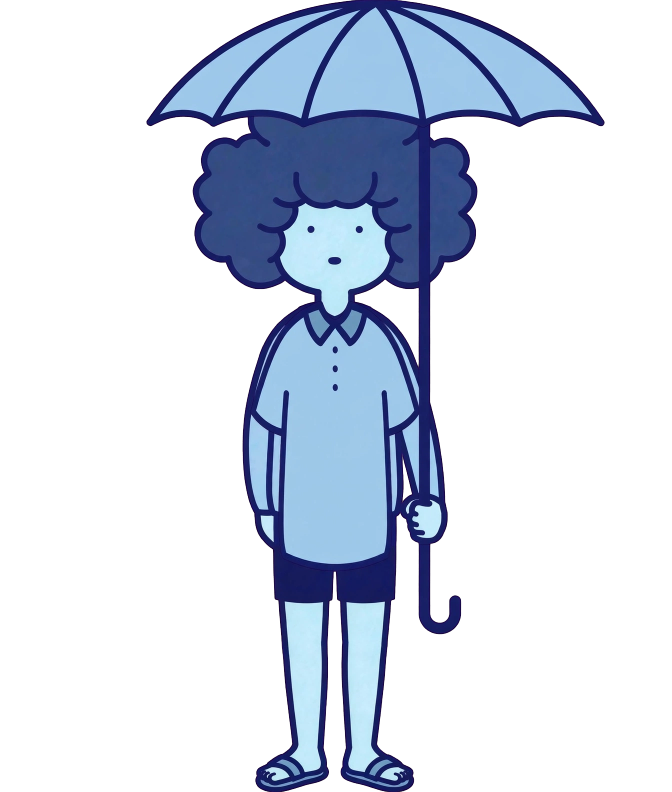
#> input picture tools/audit28/gen_parasol_keyed.png, 1344 x 1584 px, given in place of v28-parasol-side-0-aedd76e2-f0b5-41cd-bb5a-297e6646cf1f.webp, which was not available (shown at 1/2 size)
$ python extract_arms.py
#> lines starting #> are read from the running program, lines starting #| are printed output that depends on the picture; after the words box and inside, x2 and y2 are one past the last pixel; in counts of white or black regions, pixels touching at a corner belong together
### tools/key_assets.py
#!/usr/bin/env python3
"""v0.1.16 asset pipeline: magenta-key the generated person/item art.

For each source webp (uniform #FF00FF background):
  1. alpha from RGB distance to the sampled key color (soft ramp) —
     pure color keying, NOT connected components, so detached marks
     that belong to the character (shiver lines, sweat drops) survive.
  2. despill: pull the magenta cast (min(r,b) - g) out of edge pixels.
  3. trim to the alpha bounding box.
  4. downscale so the long edge is <= 1024 px.
Also measures, per rank, the face / hand positions (skin-tone blobs)
in trimmed-image normalized coordinates, for the compositor anchors.
Writes PNGs into app/src/main/res/drawable-nodpi/ and a JSON report.
"""
import json
import os

import numpy as np
from PIL import Image

SRC = os.path.expanduser("~/workspace/imagine_media")
DST = os.path.expanduser(
    "~/workspace/tenki-no-kotae/app/src/main/res/drawable-nodpi")
MAX_EDGE = 1024
T0, T1 = 45.0, 130.0  # alpha ramp on RGB distance to key color

FILES = {
    "person_rank0": "media-generation-tenki-v6-rank0-tshirt-0-18accfc6-9bf5-485d-ba01-46b16f5b879c.webp",
    "person_rank1": "media-generation-tenki-person-design-v6-eyes-0-c207aa38-425d-4d98-a462-8bd6accc6baf.webp",
    "person_rank2": "media-generation-tenki-v6-rank2-cardigan-0-fc85a7cf-fba3-429a-bcb1-31a093ccff84.webp",
    "person_rank3": "media-generation-tenki-v6-rank3-trainer-0-340f1c76-1ee5-43c0-ac5b-d668b49ac752.webp",
    "person_rank4": "media-generation-tenki-v6-rank4-coat-0-78e17b20-4ce3-47a8-bf4c-8bfc7ffaaba4.webp",
    "person_rank5": "media-generation-tenki-v6-rank5-coatmuffler-0-4c801651-6b0f-4fa2-8a57-3489faa5b191.webp",
    "person_rank6": "media-generation-tenki-v6-rank6-down-0-07edb834-43f5-4993-82d2-567d851017ee.webp",
    "item_umbrella_open": "media-generation-tenki-item-umbrella-open-0-2861bd76-3bf4-48b9-a056-29374efdf1a5.webp",
    "item_umbrella_folding": "media-generation-tenki-item-umbrella-folding-0-44b68528-e2e2-44c3-bacb-54e82b37b0c7.webp",
    "item_hat": "media-generation-tenki-item-hat-0-423e38ee-b2ee-4fc8-96af-81438f070055.webp",
}


def key_image(path):
    im = Image.open(path).convert("RGB")
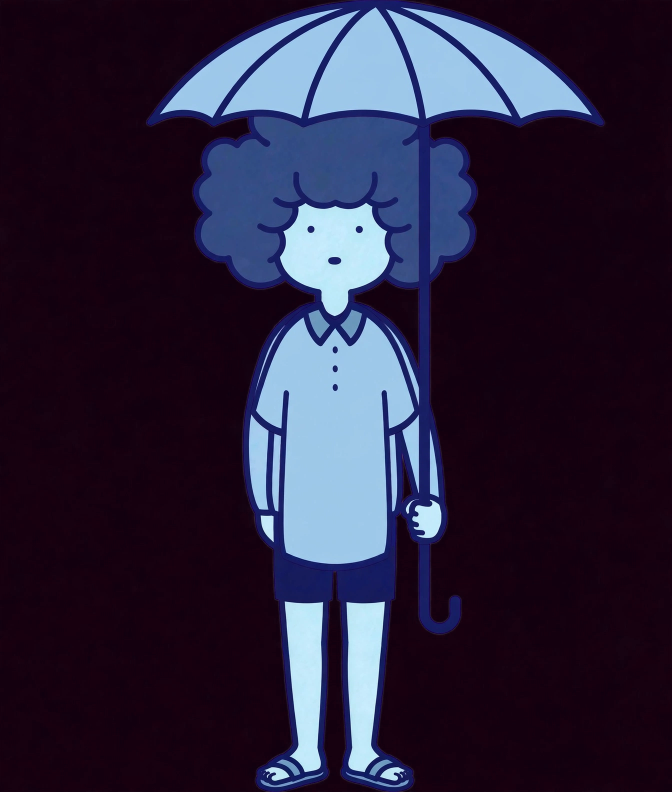
#> im: PIL image 1344x1584 RGB (shown at 1/2 size); mean R, G, B 43.6, 36.6, 60.4
    a = np.asarray(im).astype(np.float32)
    h, w, _ = a.shape
#> h = 1584; w = 1344
    corners = np.concatenate([
        a[:24, :24].reshape(-1, 3), a[:24, -24:].reshape(-1, 3),
        a[-24:, :24].reshape(-1, 3), a[-24:, -24:].reshape(-1, 3)])
#> corners = 2304 rows, first 8: [23, 3, 18], [23, 3, 18], [23, 3, 18], [23, 3, 18], [23, 5, 20], [23, 5, 20], [23, 5, 20], [23, 5, 20]
    key = np.median(corners, axis=0)
#> key = [20, 0, 15]
    dist = np.sqrt(((a - key) ** 2).sum(axis=2))
    alpha = np.clip((dist - T0) / (T1 - T0), 0.0, 1.0)

    # Despill: character palette (navy / pale skin / white / gray) has
    # min(r,b)-g <= ~0 everywhere; anything above +15 is key fringe.
    r, g, b = a[..., 0], a[..., 1], a[..., 2]
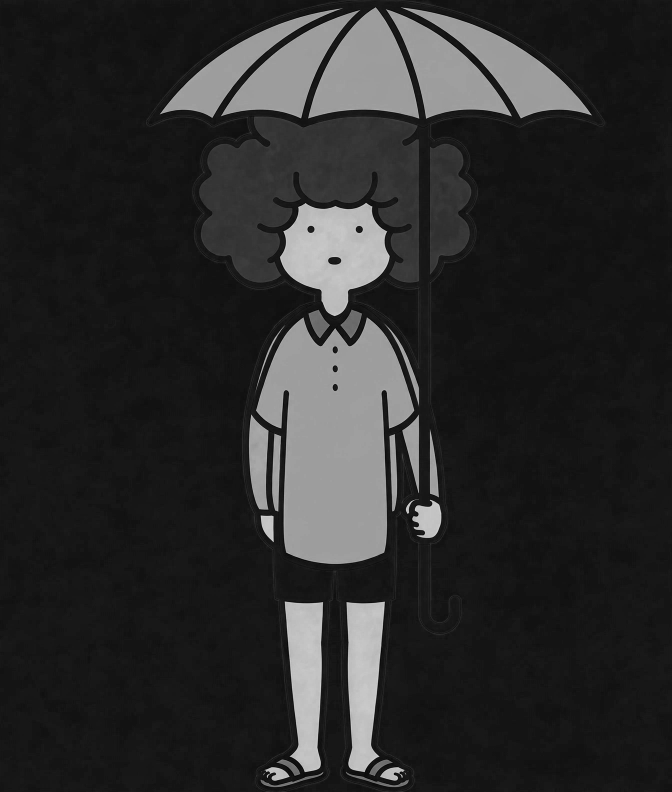
#> r: shape (1584, 1344) float32 (shown at 1/2 size); min 0, max 231, mean 43.6
    excess = np.clip(np.minimum(r, b) - g - 15.0, 0.0, None)
#> excess: shape (1584, 1344) float32; every value is 0
    a[..., 0] = r - excess
    a[..., 2] = b - excess

    rgba = np.dstack([a, alpha * 255.0]).astype(np.uint8)
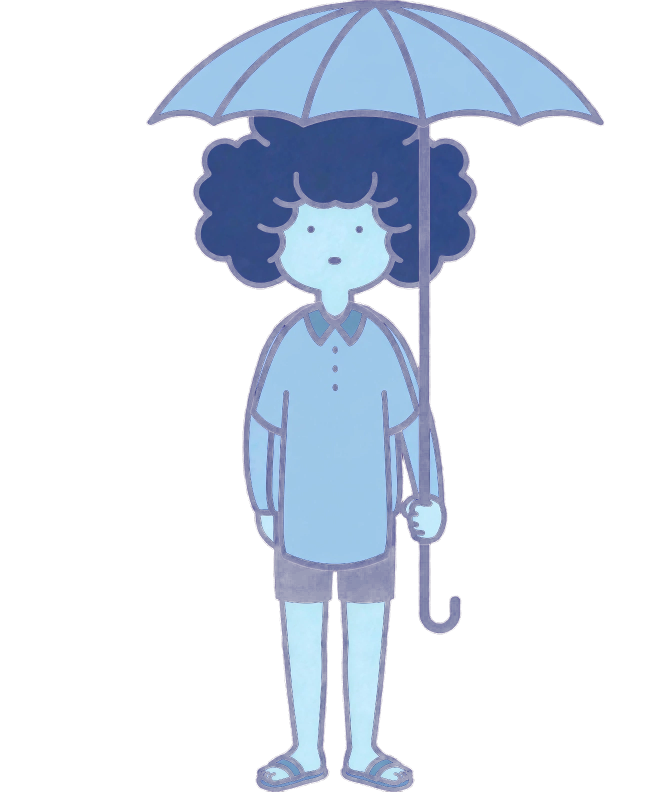
#> rgba: shape (1584, 1344, 4) (shown at 1/2 size); mean R, G, B, A 43.6, 36.6, 60.4, 60.2; transparent parts drawn white
    out = Image.fromarray(rgba, "RGBA")
    bbox = out.getchannel("A").point(lambda v: 255 if v > 8 else 0).getbbox()
#> bbox = (292, 0, 1210, 1584)
    return out, bbox, key


# [68 lines left out: functions skin_blobs, measure, main, not called in this run]


# [2 lines that do not run on import are left out]

### tools/audit28/extract_arms.py
#!/usr/bin/env python3
"""v0.1.28 arm extraction, step 1: key the two full-body edit
generations and map their non-ink regions (ink = barrier), so the
arm-layer parts (canopy / sleeve / forearm / fist / fan) can be
identified by region."""
import os
import sys

import numpy as np
from PIL import Image
from scipy import ndimage

sys.path.insert(0, os.path.expanduser("~/workspace/tenki-no-kotae/tools"))
from key_assets import key_image  # noqa: E402

OUT = os.path.dirname(os.path.abspath(__file__))
GENS = {
    "parasol": "/home/hatch/workspace/imagine_media/media-generation-tenki-v28-parasol-side-0-aedd76e2-f0b5-41cd-bb5a-297e6646cf1f.webp",
    "uchiwa": "/home/hatch/workspace/imagine_media/media-generation-tenki-v28-uchiwa-side-0-00cfa713-afb5-433c-8f8b-ceb40b01da21.webp",
}
INK = np.array([21, 30, 101], float)

for name, path in GENS.items():
    rgba, bbox, key = key_image(path)
#> bbox = (292, 0, 1210, 1584); key = [20, 0, 15]
    rgba.save(os.path.join(OUT, f"gen_{name}_keyed.png"))
    a = np.asarray(rgba).astype(float)
#> a: shape (1584, 1344, 4) float64
    ih, iw = a.shape[:2]
#> ih = 1584; iw = 1344
    alpha = a[..., 3] > 128
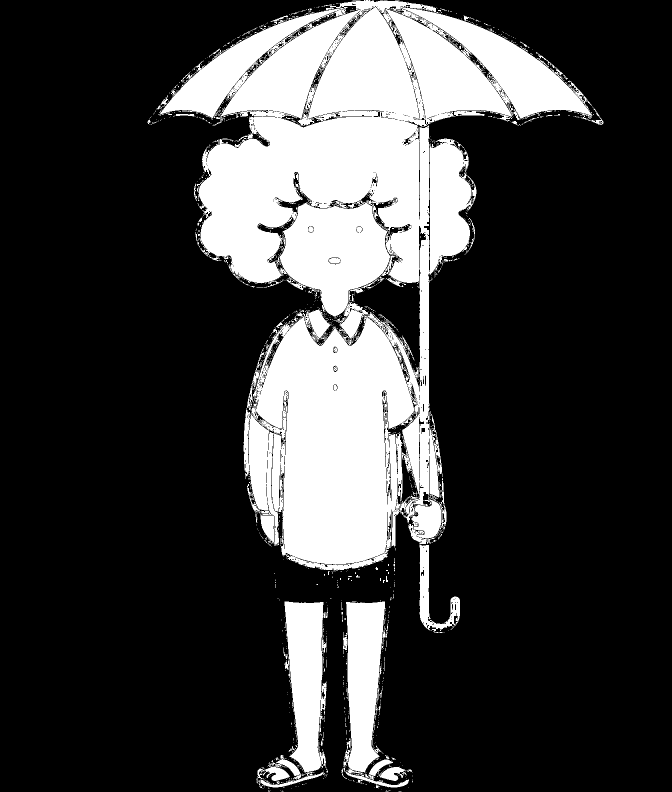
#> alpha: shape (1584, 1344) bool (shown at 1/2 size); 23.2% white; 1325 white regions (1243 under 20 px), largest, box (x1, y1, x2, y2) and area: (319, 0, 1185, 1142) 436085, (685, 1203, 818, 1575) 21652, (569, 1203, 653, 1545) 20343
    dink = np.sqrt(((a[..., :3] - INK) ** 2).sum(-1))
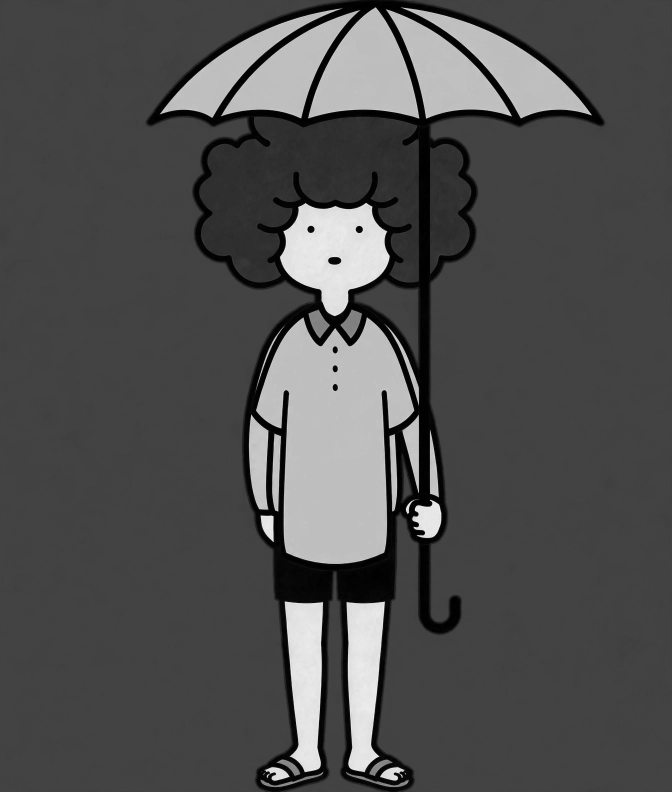
#> dink: shape (1584, 1344) float64 (shown at 1/2 size); min 1, max 339.6, mean 107.7; drawn with min black and max white
    ink = (dink < 85) & alpha
#> ink: shape (1584, 1344) bool; 8.6% white; 2899 white regions (2725 under 20 px), largest, box (x1, y1, x2, y2) and area: (395, 0, 953, 1095) 141030, (839, 1089, 920, 1262) 4168, (561, 782, 784, 1142) 4135
    fill = alpha & ~ink
#> fill: shape (1584, 1344) bool; 14.6% white; 63 white regions (36 under 20 px), largest, box (x1, y1, x2, y2) and area: (512, 635, 829, 1128) 102695, (560, 406, 780, 632) 31605, (616, 15, 839, 237) 28956
    lab, n = ndimage.label(fill)
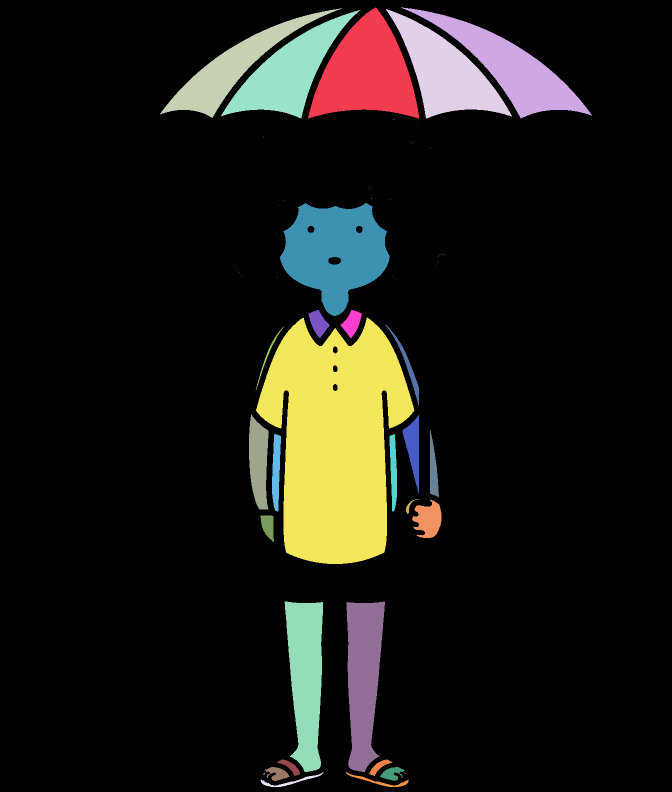
#> lab: shape (1584, 1344) int32 (shown at 1/2 size); 70 distinct labels, from 0 to 69; one colour per label, 0 black
#> n = 69
    print(f"== {name} ({iw}x{ih}) regions: {n}")
#| == parasol (1344x1584) regions: 69
    regions = []
    for i in range(1, n + 1):
        ys, xs = np.where(lab == i)
        if len(xs) < 200:
            continue
        mc = a[lab == i][:, :3].mean(0)
        regions.append((len(xs), i, xs.min(), ys.min(), xs.max(),
                        ys.max(), xs.mean(), ys.mean(), mc))
#> this loop made 69 passes
#> (ys, xs) on passes 6 to 17: ([239, 239, 239], [786, 787, 788]), ([252], [833]), ([273], [526]), ([274], [527]), ([283], [828]), ([285], [825]), ([286], [823]), ([295, 296], [861, 861]), ([372], [740]), ([375], [739]), ([378], [738]), ([396, 397], [742, 742])
#> mc on passes 1, 2, 3, 4, 5, 21: [156.6, 198.4, 233.6], [156.3, 197.6, 233.8], [156.3, 197.5, 233.8], [157.1, 198.6, 234.1], [156.3, 197.9, 233.9], [189.4, 230.8, 248.3]
#> after the loop, regions = 26 items
    regions.sort(reverse=True)
    cmap = np.zeros((ih, iw, 3), np.uint8)
    palette = np.random.RandomState(7).randint(60, 255, (n + 1, 3))
#> palette = 70 rows, first 8: [235, 85, 127], [211, 163, 152], [245, 202, 83], [132, 149, 170], [102, 196, 227], [128, 236, 187], [195, 232, 60], [135, 115, 66]
    for (_, i, *_rest) in regions:
        cmap[lab == i] = palette[i]
#> this loop made 26 passes
#> (i, _rest) on passes 1 to 10: (43, [512, 635, 828, 1127, 670, 880.7, [157.2, 199.5, 232.4]]), (21, [560, 406, 779, 631, 669.7, 503.6, [189.4, 230.8, 248.3]]), (1, [616, 15, 838, 236, 732.4, 145.8, [156.6, 198.4, 233.6]]), (2, [802, 15, 1183, 236, 1022.1, 136, [156.3, 197.6, 233.8]]), (4, [772, 18, 1023, 236, 891.1, 145.2, [157.1, 198.6, 234.1]]), (5, [442, 20, 720, 236, 576.6, 144.8, [156.3, 197.9, 233.9]]), (59, [569, 1203, 645, 1543, 611.5, 1354.2, [190.9, 230, 247.3]]), (60, [693, 1203, 769, 1543, 726.6, 1354.2, [191.1, 230.2, 247.3]]), (3, [320, 17, 683, 235, 463, 136.6, [156.3, 197.5, 233.8]]), (50, [498, 829, 536, 1018, 516.7, 923.5, [161.4, 201.7, 236.5]])
    cmap[ink] = (10, 10, 40)
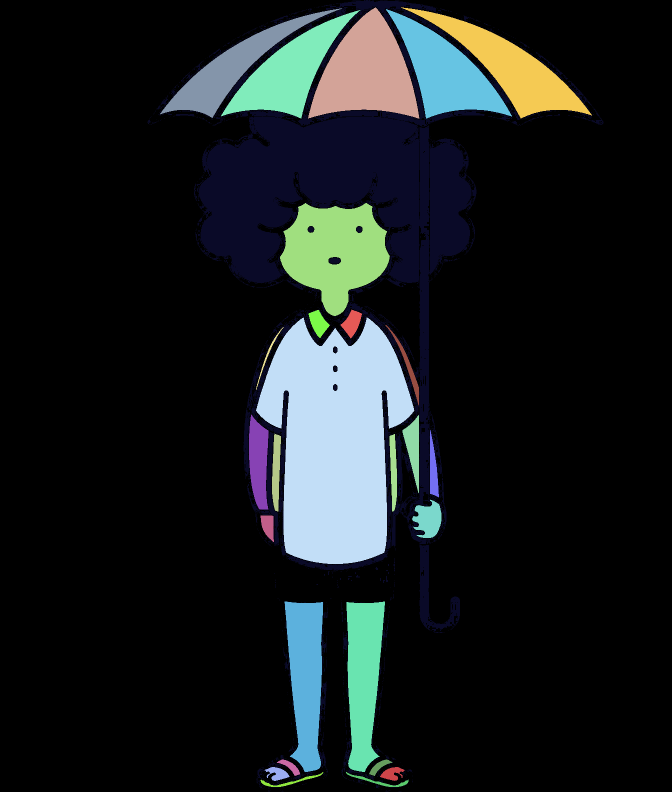
#> cmap: shape (1584, 1344, 3) (shown at 1/2 size); mean of channels 0, 1, 2 25.1, 30.3, 31.2; drawn as R, G, B
    Image.fromarray(cmap).save(os.path.join(OUT, f"gen_{name}_regions.png"))
    for (sz, i, x0, y0, x1, y1, cx, cy, mc) in regions:
        print(f"  R{i:<3d} n={sz:<8d} x {x0/iw:.3f}..{x1/iw:.3f} "
              f"y {y0/ih:.3f}..{y1/ih:.3f} c=({cx/iw:.3f},{cy/ih:.3f}) "
              f"rgb=({mc[0]:.0f},{mc[1]:.0f},{mc[2]:.0f})")
#> this loop made 26 passes
#> (sz, i, x0, y0, x1, y1, cx, cy) on passes 1 to 12: (102695, 43, 512, 635, 828, 1127, 670, 880.7), (31605, 21, 560, 406, 779, 631, 669.7, 503.6), (28956, 1, 616, 15, 838, 236, 732.4, 145.8), (22766, 2, 802, 15, 1183, 236, 1022.1, 136), (22391, 4, 772, 18, 1023, 236, 891.1, 145.2), (21235, 5, 442, 20, 720, 236, 576.6, 144.8), (19381, 59, 569, 1203, 645, 1543, 611.5, 1354.2), (19347, 60, 693, 1203, 769, 1543, 726.6, 1354.2), (16825, 3, 320, 17, 683, 235, 463, 136.6), (5579, 50, 498, 829, 536, 1018, 516.7, 923.5), (2969, 57, 824, 999, 882, 1075, 856.6, 1038.8), (2634, 51, 805, 830, 837, 985, 826.4, 894.1)
#|   R43  n=102695   x 0.381..0.616 y 0.401..0.711 c=(0.498,0.556) rgb=(157,199,232)
#|   R21  n=31605    x 0.417..0.580 y 0.256..0.398 c=(0.498,0.318) rgb=(189,231,248)
#|   R1   n=28956    x 0.458..0.624 y 0.009..0.149 c=(0.545,0.092) rgb=(157,198,234)
#|   R2   n=22766    x 0.597..0.880 y 0.009..0.149 c=(0.760,0.086) rgb=(156,198,234)
#|   R4   n=22391    x 0.574..0.761 y 0.011..0.149 c=(0.663,0.092) rgb=(157,199,234)
#|   R5   n=21235    x 0.329..0.536 y 0.013..0.149 c=(0.429,0.091) rgb=(156,198,234)
#|   R59  n=19381    x 0.423..0.480 y 0.759..0.974 c=(0.455,0.855) rgb=(191,230,247)
#|   R60  n=19347    x 0.516..0.572 y 0.759..0.974 c=(0.541,0.855) rgb=(191,230,247)
#> (further printed lines are left out)
    print()
#> pass 2 of the loop `for name, path in GENS.items():`:
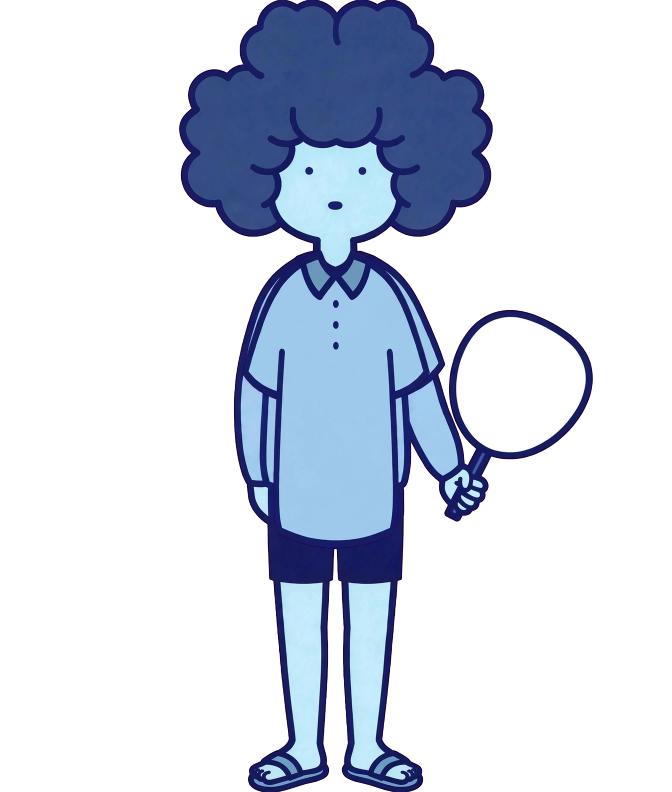
#> input picture tools/audit28/gen_uchiwa_keyed.png, 1344 x 1584 px, given in place of -v28-uchiwa-side-0-00cfa713-afb5-433c-8f8b-ceb40b01da21.webp, which was not available (shown at 1/2 size)
#> corners = 2304 rows, first 8: [23, 8, 23], [23, 7, 22], [23, 5, 20], [24, 4, 19], [24, 4, 19], [24, 4, 19], [24, 4, 19], [24, 4, 19]
#> in key_image (call 2), `key = np.median(corners, axis=0)`: key = [21, 0, 15]
#> in key_image (call 2), `bbox = out.getchannel("A").point(lambda v: 255 if v > 8 else 0).getbbo..`: bbox = (358, 0, 1186, 1584)
#> `rgba, bbox, key = key_image(path)`: key = [21, 0, 15]
#> ink: shape (1584, 1344) bool; 9.9% white; 3154 white regions (3014 under 20 px), largest, box (x1, y1, x2, y2) and area: (361, 5, 983, 460) 170194, (680, 627, 902, 1086) 5693, (795, 789, 863, 1045) 3205
#> fill: shape (1584, 1344) bool; 14.2% white; 99 white regions (72 under 20 px), largest, box (x1, y1, x2, y2) and area: (497, 536, 847, 1081) 124915, (912, 634, 1172, 905) 54143, (550, 283, 792, 533) 38445
#> `lab, n = ndimage.label(fill)`:
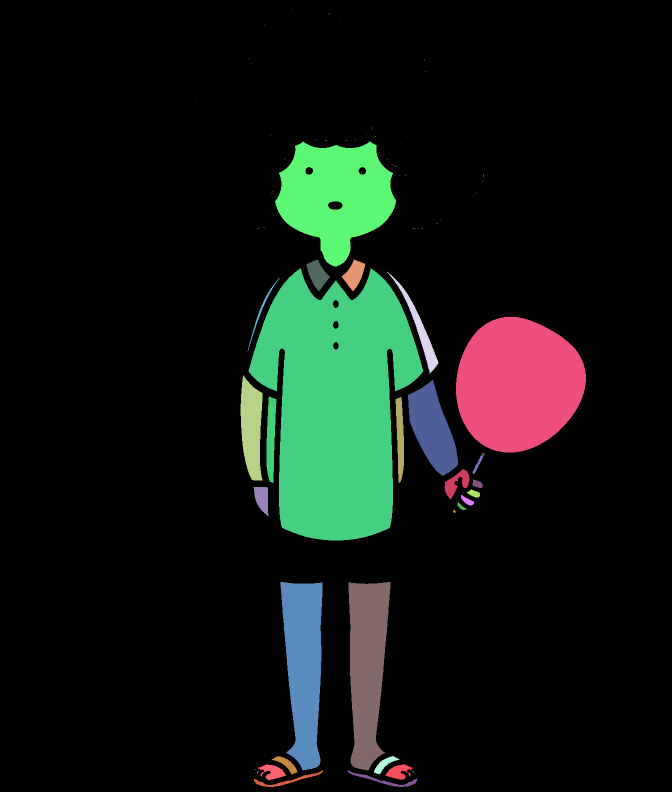
#> lab: shape (1584, 1344) int32 (shown at 1/2 size); 115 distinct labels, from 0 to 114; one colour per label, 0 black
#> n = 114
#| == uchiwa (1344x1584) regions: 114
#> the loop `for i in range(1, n + 1):` made 114 passes
#> (ys, xs) on passes 1 to 8: ([16], [553]), ([19], [584]), ([21], [699]), ([27], [657]), ([28], [658]), ([29], [811]), ([32], [661]), ([42], [681])
#> after the loop `for i in range(1, n + 1):`: regions = 25 items
#> palette = 115 rows, first 8: [235, 85, 127], [211, 163, 152], [245, 202, 83], [132, 149, 170], [102, 196, 227], [128, 236, 187], [195, 232, 60], [135, 115, 66]
#> the loop `for (_, i, *_rest) in regions:` made 25 passes
#> (i, _rest) on passes 1 to 6: (81, [497, 536, 846, 1080, 671.4, 807.9, [158.3, 200.2, 233.7]]), (85, [912, 634, 1171, 904, 1035.8, 768.5, [253.4, 253.5, 253.9]]), (34, [550, 283, 791, 532, 671, 391.3, [187.9, 231.2, 248.8]]), (104, [697, 1164, 780, 1540, 734, 1331.3, [191, 230.6, 247.4]]), (103, [561, 1164, 644, 1540, 607.3, 1330.8, [191.3, 230.7, 247.5]]), (90, [816, 760, 915, 951, 864.6, 857.9, [160.1, 201, 236.7]])
#> `cmap[ink] = (10, 10, 40)`:
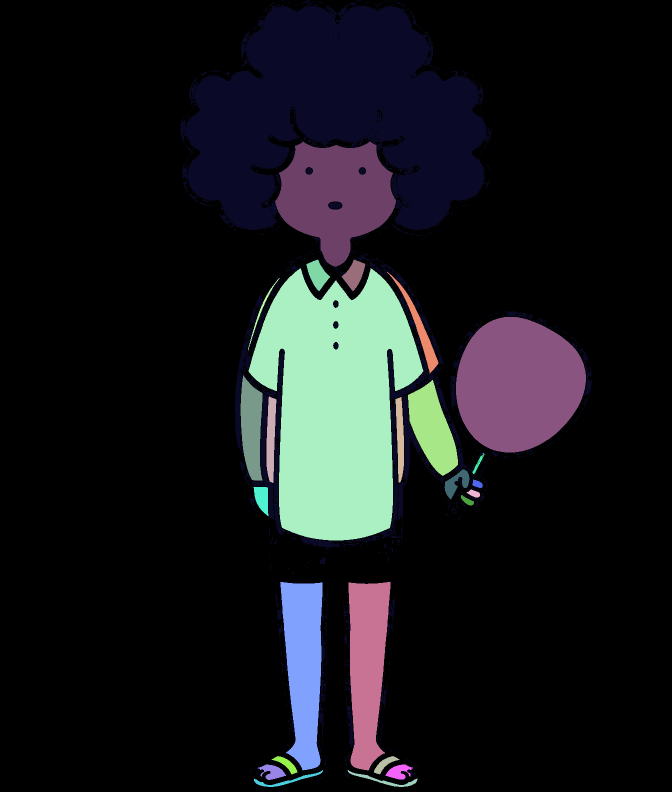
#> cmap: shape (1584, 1344, 3) (shown at 1/2 size); mean of channels 0, 1, 2 22.8, 24.6, 27.5; drawn as R, G, B
#> the loop `for (sz, i, x0, y0, x1, y1, cx, cy, mc) in regions:` made 25 passes
#> (sz, i, x0, y0, x1, y1, cx, cy) on passes 1 to 8: (124915, 81, 497, 536, 846, 1080, 671.4, 807.9), (54143, 85, 912, 634, 1171, 904, 1035.8, 768.5), (38445, 34, 550, 283, 791, 532, 671, 391.3), (23589, 104, 697, 1164, 780, 1540, 734, 1331.3), (23558, 103, 561, 1164, 644, 1540, 607.3, 1330.8), (10885, 90, 816, 760, 915, 951, 864.6, 857.9), (6836, 89, 481, 751, 524, 960, 502.5, 855.3), (2782, 83, 774, 544, 876, 746, 840.6, 662.1)
#> (printed output is left out)
